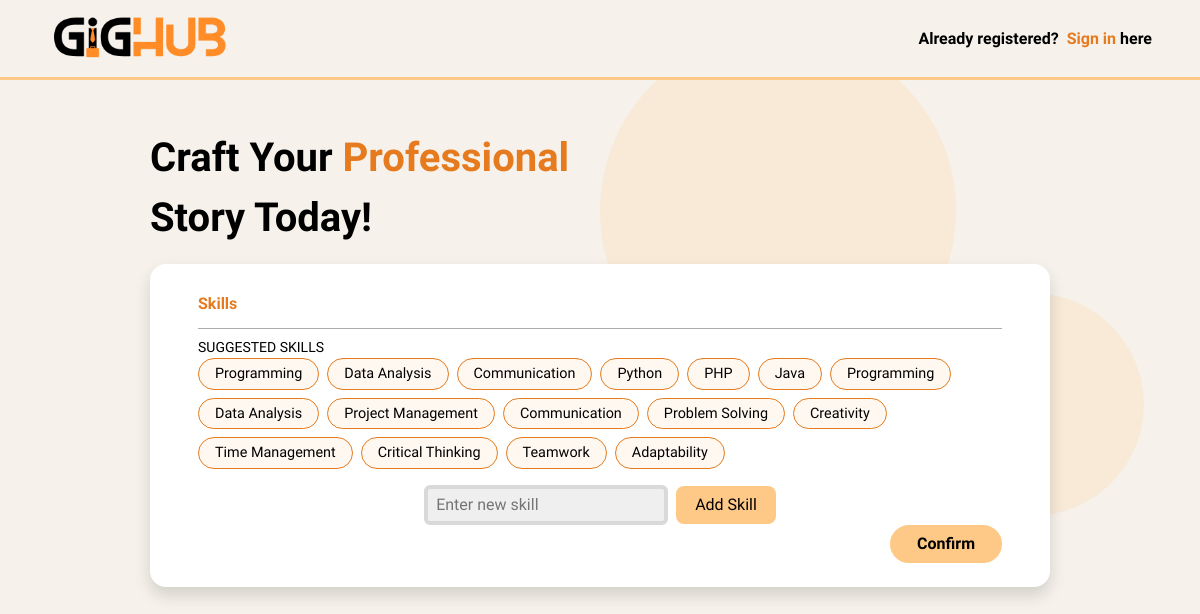
Page /register_skills/ (signed in) on the earlier database version.
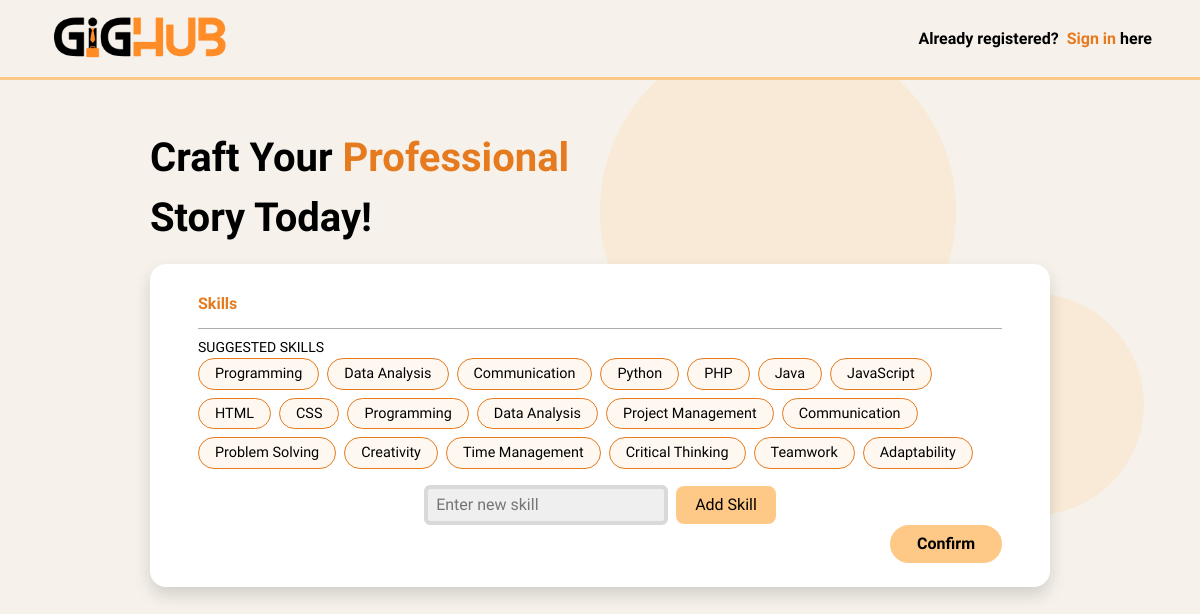
Same page on the later database version.
### GigHub/models.py (models this page shows)
class Skills(models.Model):
    name = models.CharField(max_length=255)
    def __str__(self) -> str:
        return f"{self.name}"

### GigHub/views.py (the view, shortened to what this page needs)
# urls.py: path('register_skills/', views.register_skills, name="register_skills"),
def register_skills(request):
    guest = checkAuth(request)
    if guest != True:
        return redirect(f"{guest}")
    if request.method == "GET":
        skills = list(Skills.objects.all())
        if len(skills) <= 20:
            template_skills = ['Programming','Data Analysis','Project Management', 'Communication','Problem Solving',
                               'Creativity','Time Management','Critical Thinking','Teamwork','Adaptability']
            skills += template_skills
        else:
            skills = Skills.objects.annotate(profile_count=Count('profile')).order_by('-profile_count')[:20]
        return render(request, "register_work.html", {'Skills':skills})

### GigHub/utils.py (called while the page is built)
def checkAuth(request):
    if request.user.is_authenticated:
        return True
    else:
        'GigHub:index'

### GigHub/templates/register_work.html (shortened to what this page needs)
{% load static %}
<!DOCTYPE html>
<html lang="en">
  <head>
    <link
      href="https://cdn.jsdelivr.net/npm/bootstrap@5.3.2/dist/css/bootstrap.min.css"
      rel="stylesheet"
    />
    <link rel="stylesheet" href="{% static 'css/register_work.css' %}" />
  </head>
  <body>
    <header
      class="d-flex align-items-center justify-content-between position-fixed top-0"
    >
      <a href="{% url 'GigHub:index' %}" class="d-flex align-items-center">
        <img src="{{ '/media/site/header_logo.png' }}" alt="logo" />
      </a>
      <a
        href="{% url 'GigHub:login' %}"
        class="register-link text-decoration-none fw-bold"
      >
        <span>Already registered?</span>
        <span class="sign-up-link">&nbsp;Sign in&nbsp;</span
        ><span>here</span></a
      >
    </header>
    <content class="d-flex flex-column gap-3 align-items-center py-5">
      <div class="cta fw-bold w-75">
        Craft Your&nbsp;<span>Professional</span><br />Story Today!
      </div>
      <form
        id="regForm"
        action="{% url 'GigHub:register_skills' %}"
        class="rounded-4 shadow py-4 px-5 d-flex flex-column align-items-center"
        method="POST"
        enctype="multipart/form-data"
        onsubmit="return false"
      >
        <label for="skills" class="w-100 form_labels fw-bold mt-1"
          >Skills</label
        >
        <div type="text" id="skills" class="px-2 pt-1 pb-2 w-100 mb-2"></div>
        <small id="suggestedSkills" class="w-100">SUGGESTED SKILLS</small>
        <div class="d-flex flex-wrap gap-2 w-100 tags_list">
          {% for skill in Skills %}
          <div class="tags rounded-pill py-1 px-3">
            {{ skill }}
          </div>
          {% endfor %}
        </div>
        <div
          class="mt-3 d-flex gap-2 flex-wrap justify-content-center align-items-center"
        >
          <input
            type="text"
            id="newTagInput"
            placeholder="Enter new skill "
            class="rounded-2 px-2 py-1"
          />
          <a id="createTagBtn" class="px-3 py-1 rounded-3 text-decoration-none">
            Add Skill
          </a>
        </div>
        <a
          class="submit-form text-decoration-none rounded-pill px-4 py-1 fw-bold align-self-end"
        >
          Confirm
        </a>
      </form>
    </content>
  </body>
</html>

Differences in the rows shown:
added Skills: name "JavaScript"
added Skills: name "HTML"
added Skills: name "CSS"
